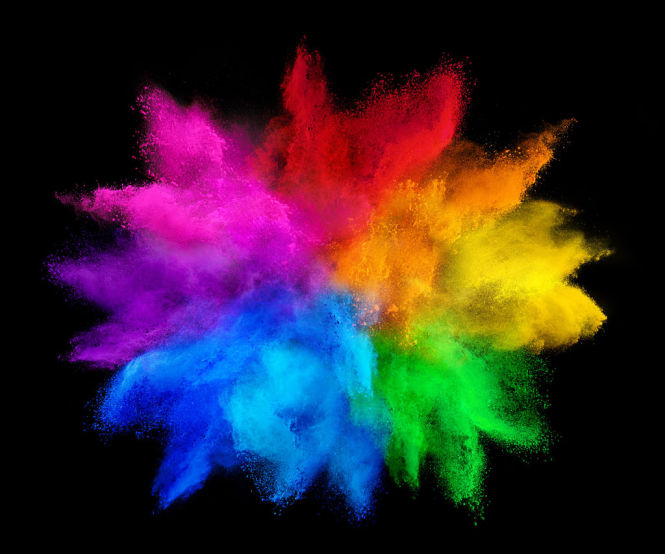
#> input picture final_and_homework_samart/final_and_homework/homework_1_1/quiz4/image/shade.png, 665 x 554 px
$ python quiz4.py
#> lines starting #> are read from the running program, lines starting #| are printed output that depends on the picture; after the words box and inside, x2 and y2 are one past the last pixel; in counts of white or black regions, pixels touching at a corner belong together
#> in cmyk, im_bgr is the input picture: shape (554, 665, 3); mean B, G, R 47.8, 38.9, 52.8
### final_and_homework_samart/final_and_homework/homework_1_1/utils.py
import numpy as np
import cv2
import matplotlib.pyplot as plt
import math

# [4 lines left out: function plt_show_image, not called in this run]

def cv_show(img,title=''):
    cv2.imshow(title, img)
    cv2.waitKey(0)
    cv2.destroyAllWindows()

# [38 lines left out: functions normalize, power_gamma, edge_operator_meth, equalized, not called in this run]

def otsu(hist):
    tot = np.sum(hist)
    prob = hist/tot
    coef_max = -1
    thr = -1
    for t in range(1,256):
        #0.00000001 เพื่อให้ผลลัพธ์ไม่เป็น 0
        w0 = np.sum(prob[:t]) + 0.00000001 #น้ำหนักความน่าจะเป็น กลุ่มมืด
        w1 = np.sum(prob[t:]) + 0.00000001 #น้ำหนักความน่าจะเป็น กลุ่มมืด
        i0 = np.array([i for i in range(t)])
        i1 = np.array([i for i in range(t,256)])
        u0 = np.sum(i0*prob[:t])/w0 #ค่าเฉลี่ยความเข้มกลุ่มที่มืด
        u1 = np.sum(i1*prob[t:])/w1 #ค่าเฉลี่ยความเข้มกลุ่มที่สว่าง

        coef = (w0*w1)*np.power(u0-u1,2) #ค่าความต่างกันของกลุ่มมืดกับสว่าง
        if  coef > coef_max:
            coef_max = coef
            thr = t
    return thr

def show_histogram(hist):
    plt.plot(hist)
    plt.show()

def histogram(img):
    row, col = img.shape
    hist = [0.0] * 256
    for i in range(row):
        for j in range(col):
            hist[img[i, j]]+=1
    return np.array(hist)


# [32 lines left out: functions split_sub_image, rgb_to_hsv, not called in this run]

def rgb_to_cmyk(image):
    rgb_image = cv2.cvtColor(image, cv2.COLOR_BGR2RGB)
    rgb_normalized = rgb_image / 255.0

    R = rgb_normalized[:, :, 0]
    G = rgb_normalized[:, :, 1]
    B = rgb_normalized[:, :, 2]

    # Calculate the CMY values
    C = 1 - R
    M = 1 - G
    Y = 1 - B

    K = np.minimum(np.minimum(C, M), Y)
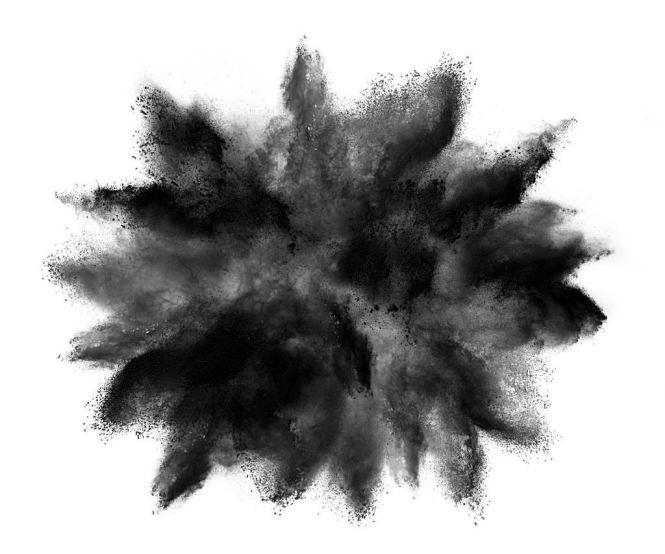
#> K: shape (554, 665) float64; min 0, max 1, mean 0.658

    denominator = 1 - K
    denominator[denominator == 0] = 1
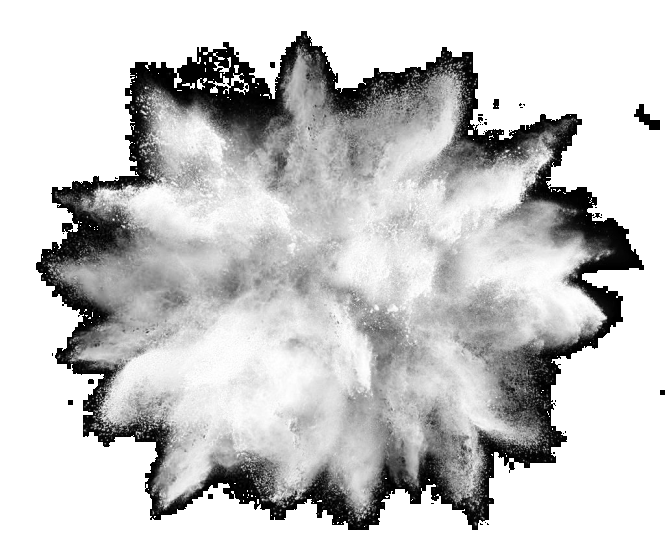
#> denominator: shape (554, 665) float64; min 0.00392, max 1, mean 0.785

    C = (C - K) / denominator
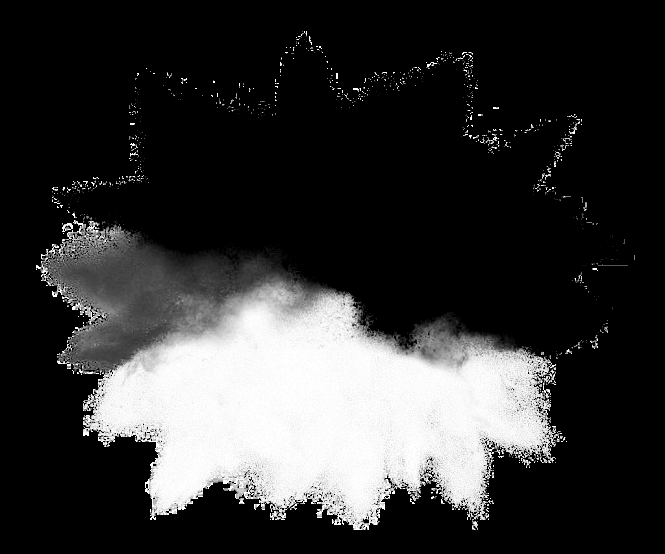
#> C: shape (554, 665) float64; min 0, max 1, mean 0.207
    M = (M - K) / denominator
    Y = (Y - K) / denominator

    CMYK_image = (np.dstack((C, M, Y, K)) * 255).astype(np.uint8)
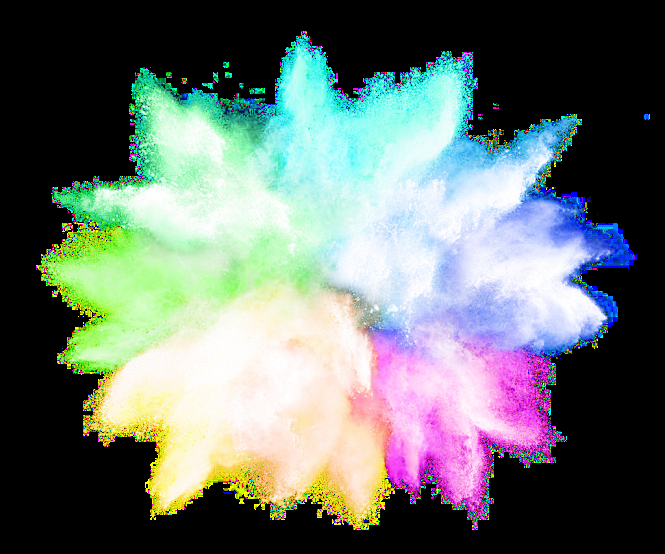
#> CMYK_image: shape (554, 665, 4); mean R, G, B, A 52.6, 76.4, 63.6, 167.5; transparent parts drawn white

    return CMYK_image

# [92 lines left out: functions avg_blur, split_4_img, recursive_for_split, recursive_for_merge, not called in this run]

### final_and_homework_samart/final_and_homework/homework_1_1/quiz4/quiz4.py
import cv2
import numpy as np
import sys
sys.path.append('../')
import utils

def cmyk():
    im_bgr = cv2.imread("./image/shade.png")
    img_cmyk = utils.rgb_to_cmyk(im_bgr)
    # c = 0 ,m = 1 , y = 2 , k = 3
    y = img_cmyk[:,:,2]
    # utils.cv_show(y)

    hist = utils.histogram(y)
#> hist = 256 values, max 242793 at index 0, min 2 at index 254, mean 1439.1
    mask = np.zeros_like(y, dtype=np.uint8)

    # หา threshold เพื่อค่า yellow ที่มีค่าเข้ม จะให้เท่ากับ 255 ส่วนของ yellow จะเป็นสีขาว
    thr = utils.otsu(hist)
#> in otsu, `tot = np.sum(hist)`: tot = 368410
#> in otsu, `prob = hist/tot`: prob = 256 values, max 0.659 at index 0, min 5.43e-06 at index 254, mean 0.00391
#> the loop in otsu, `for t in range(1,256):` made 255 passes
#> (w0, w1, u0, u1, coef, coef_max) on passes 1 to 12: (0.659, 0.341, 0, 186.4, 7809.7, 7809.7), (0.659, 0.341, 0.000473, 186.6, 7820.4, 7820.4), (0.66, 0.34, 0.00121, 186.7, 7828.7, 7828.7), (0.66, 0.34, 0.00227, 186.9, 7836.5, 7836.5), (0.66, 0.34, 0.0034, 187, 7842.8, 7842.8), (0.66, 0.34, 0.0057, 187.1, 7852.9, 7852.9), (0.661, 0.339, 0.0077, 187.2, 7860.1, 7860.1), (0.661, 0.339, 0.0101, 187.4, 7867.5, 7867.5), (0.661, 0.339, 0.0132, 187.5, 7875.6, 7875.6), (0.661, 0.339, 0.0164, 187.6, 7883.1, 7883.1), (0.661, 0.339, 0.0197, 187.7, 7890, 7890), (0.662, 0.338, 0.0247, 187.9, 7899.5, 7899.5)
#> after the loop in otsu, `for t in range(1,256):`: coef_max = 9047.1; thr = 114
#> thr = 114
    mask[y >= thr] = 255

    mask = cv2.cvtColor(mask,cv2.COLOR_GRAY2BGR)
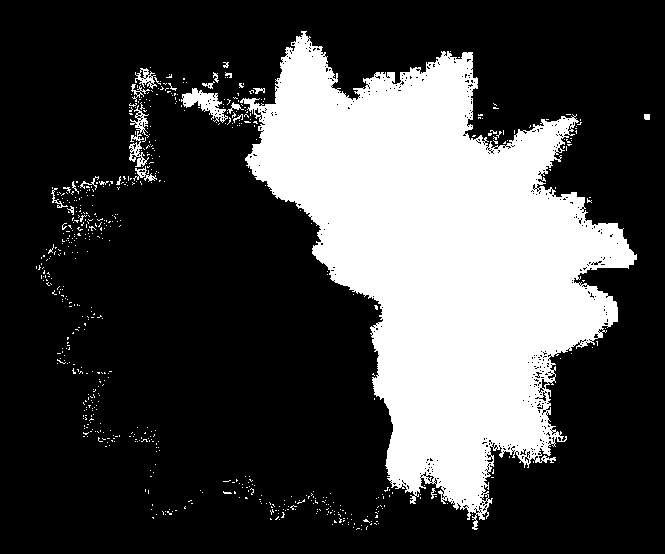
#> mask: shape (554, 665, 3); 26.8% white; 643 white regions (619 under 20 px), largest, box (x1, y1, x2, y2) and area: (240, 31, 637, 530) 94997, (181, 88, 228, 123) 672, (129, 131, 149, 167) 267
    # utils.cv_show(mask)
    cv2.imwrite('./out/shade_cmyk.png', mask)
    concat = cv2.hconcat([im_bgr,mask])
    cv2.imwrite('./out/shade_cmyk_concat.png', concat)

    return mask

def hsv():
    img_bgr = cv2.imread("./image/shade.png")
    img_hsv = cv2.cvtColor(img_bgr,cv2.COLOR_BGR2HSV)
#> img_hsv: shape (554, 665, 3); mean H, S, V 52, 125.6, 87.3

    #ต้องเปลี่ยน data type เพราะว่า uint8 เก็บได้แค่ 255 ถ้าเป็น float เก็บได้ 360
    h = img_hsv[:,:,0].astype(np.float64) * 2
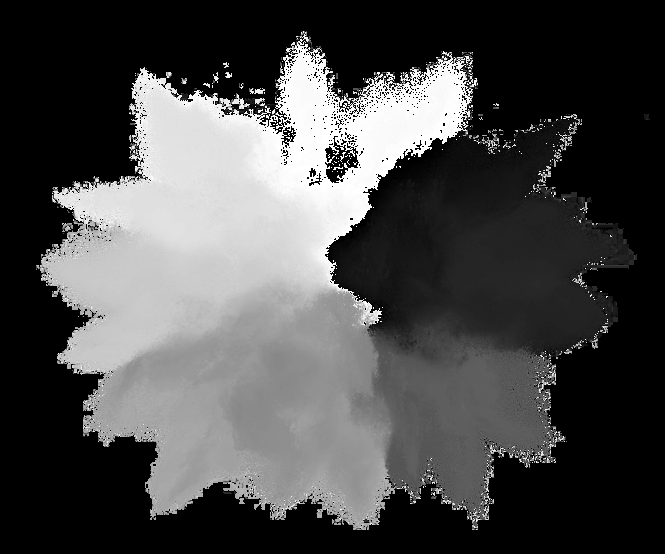
#> h: shape (554, 665) float64; min 0, max 358, mean 104; drawn with min black and max white
    # print(h.dtype)
    mask1 = np.zeros_like(h,dtype='uint8')
    for i in range (h.shape[0]):
        for j in range (h.shape[1]):
            #หาช่วงสีตั้งแต่ 1 - 140 สีแดงถึงเขียว, 340 - 360 ช่วงประมาณชมพูแดง ถึง แดง
            if ((h[i,j] > 0) & (h[i,j] <= 140) | (h[i,j] >= 340 ) & (h[i,j] <= 360)):
                mask1[i,j] = 255
#> mask1: shape (554, 665); 25.7% white; 643 white regions (635 under 20 px), largest, box (x1, y1, x2, y2) and area: (135, 31, 637, 530) 92689, (130, 105, 148, 173) 270, (644, 114, 650, 120) 30

    #สร้างหน้ากาก สำหรับ เอาค่าที่อยู่ในรูป img_bgr ที่ mask1 = 255 มาเก็บใน hue ที่ค่า mask1 = 255 กลายเป็นรูปใหม่ที่แสดงแค่สีในส่วนของ mask1
    hue = np.zeros_like(img_bgr,dtype='uint8')
    hue[mask1 == 255] = img_bgr[mask1 == 255]

    cv2.imwrite('./out/shade_hsv.png', hue)
    concat = cv2.hconcat([img_bgr,hue])

    cv2.imwrite('./out/shade_hsv_concat.png', concat)
    return hue

def main():
    img1 = cmyk()
    img2 = hsv()

    utils.cv_show(img1)
    utils.cv_show(img2)
    concat = cv2.hconcat([img1,img2])
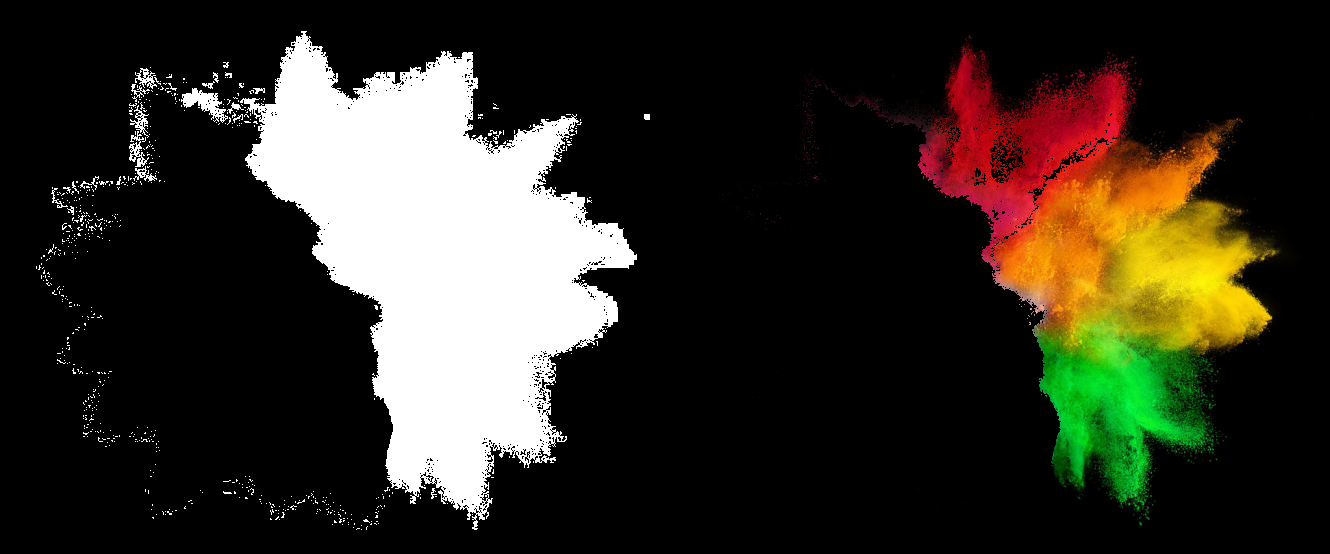
#> concat: shape (554, 1330, 3); mean B, G, R 36.4, 46.5, 50.3
    cv2.imwrite('./out/concat_cmyk_and_hsv.png', concat)

if __name__ == '__main__':
    main()


# ข้อที่ 4.1 คือแสดงรูปช่วงสีแดงไปจนสีเขียวโดยใช้หลักการ cmyk
# อย่างแรกต้องแปลง BGR หรือ RGB ให้เป็น CMYK ที่มีทั้งหมด 4 channal
# ได้แก่ cyan,magenta,yallow, Key(black) หลังจากแปลงแล้ว
# ผมต้องการแค่ช่วงสีแดงไปจนถึงเขียว ซึ่งสามารถใช้ channal yellow
# ได้เพราะว่า สีเหลืองจะ ดูดซับแสงสีน้ำเงิน ทำให้ส่วนที่ไม่มีสำน้ำเงินจะสว่างใน
# channal yellow ถ้าในจุดภาพตรงไหนมีสีฟ้า สีน้ำเงิน จะมีค่า yelow
# จะได้จุดสีที่มืด หลังจากผมได้ channal ที่ต้องการแล้วจะเอามาหาค่า
# threshold ว่าส่วนตรงไหนที่มีค่า yallow ที่สูงจะให้เท่ากับ 255 จะได้เป็นสีขาว
# ผลลัพท์ที่ได้จากข้อนี้จะได้รูปช่วงสีแดงไปถึงเขียวจะเป็นสีขาว

# ข้อที่ 4.2 แสดงรูปช่วงสีแดงไปจนสีเขียว แล้วแสดงรูปส่วนที่ได้เป็นภาพสี
# ผมใช้หลักการ hsv คือ Hue คือการผสมสีระหว่าง แดง เขียว น้ำเงิน เป็นวงล้อสี
# วัดเป็นองศาได้ 0 - 360 สีแดงจะอยู่ที่ 0 สีเขียวจะอยู่ที่ 120 ที่น้ำเงิน 240
# และวนกลับมีสีแดงคือ 360 ในข้อนี้ต้องการหาช่วงตั้งแต่สีแดงจนไปถึงสีเขียว
# ผมต้องการช่วงคือค่า hue ผมเลยดึงมาจาก channal 0 จะได้ค่า hue มา
# หลังจากได้มาแล้ว ผมทำการวนลูปอ่านทุกพิเซลในจุดภาพ
# โดยช่วงที่ผมต้องการคือ 1 - 140 จะเป็นตั้งแต่สีแดงจนถึงเขียว
# และช่วง 340 - 360 จะเป็นช่วงที่ชมพูที่ใกล้จะสีแดง
# ที่ต้องเอาอีกช่วงมาเพราะว่าจะได้ค่าของสีแดงที่ครบ
# ทำให้รูปสีที่มีความแดงออกชมพูหน่อยๆจะเอาเข้ามาด้วย
# หลังจะวนลูปได้ค่าที่ต้องการเสร็จ ผมจะสร้างหน้ากากสำหรับเก็บค่าเฉพาะส่วนที่เป็นสีแดงไปเขียว
# ในหน้ากากใหม่ผลลัพท์ที่ได้จะเป็นรูปสีแดงไปจนถึงเขียวและพื้นหลังจะเป็นสีดำ
